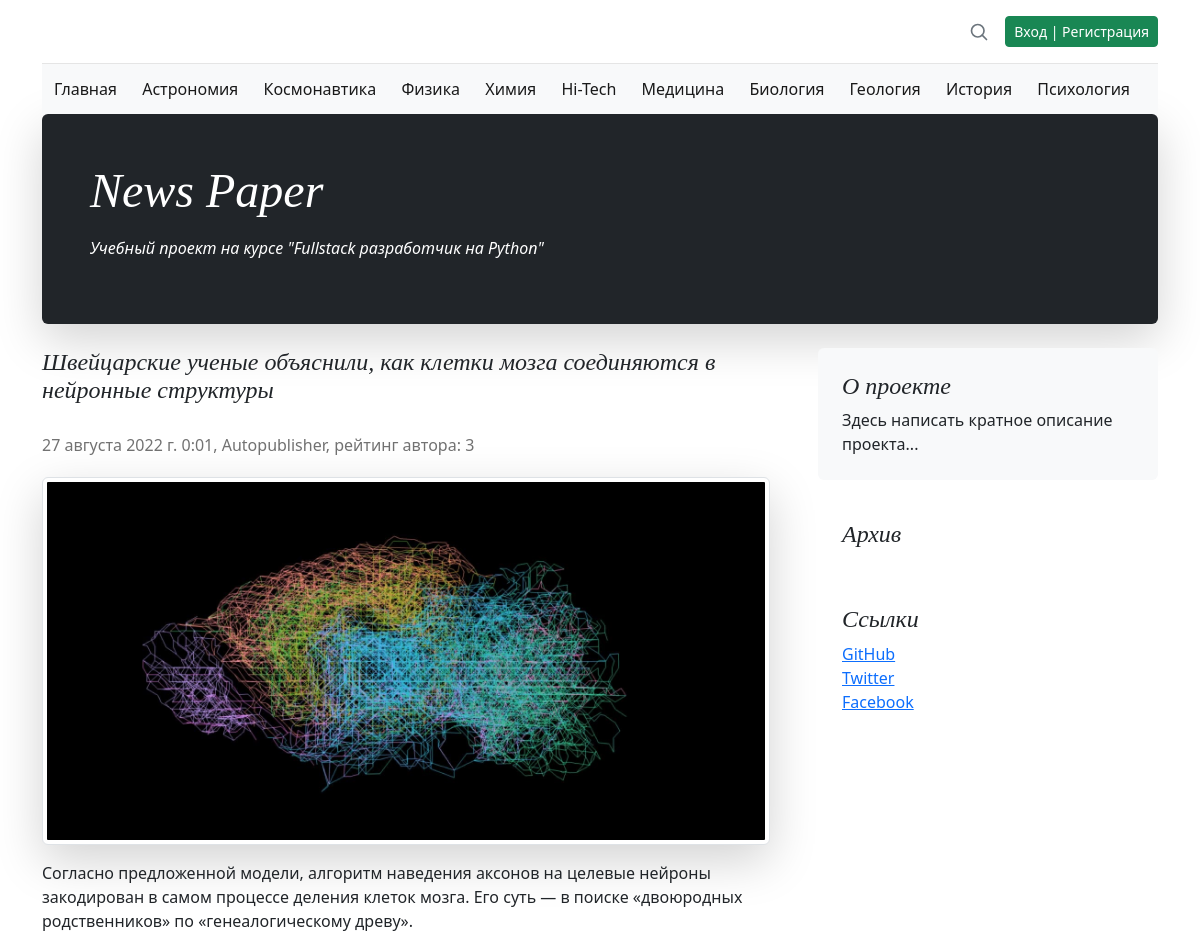
/123/ (upper part), run on an earlier commit of the app's database.
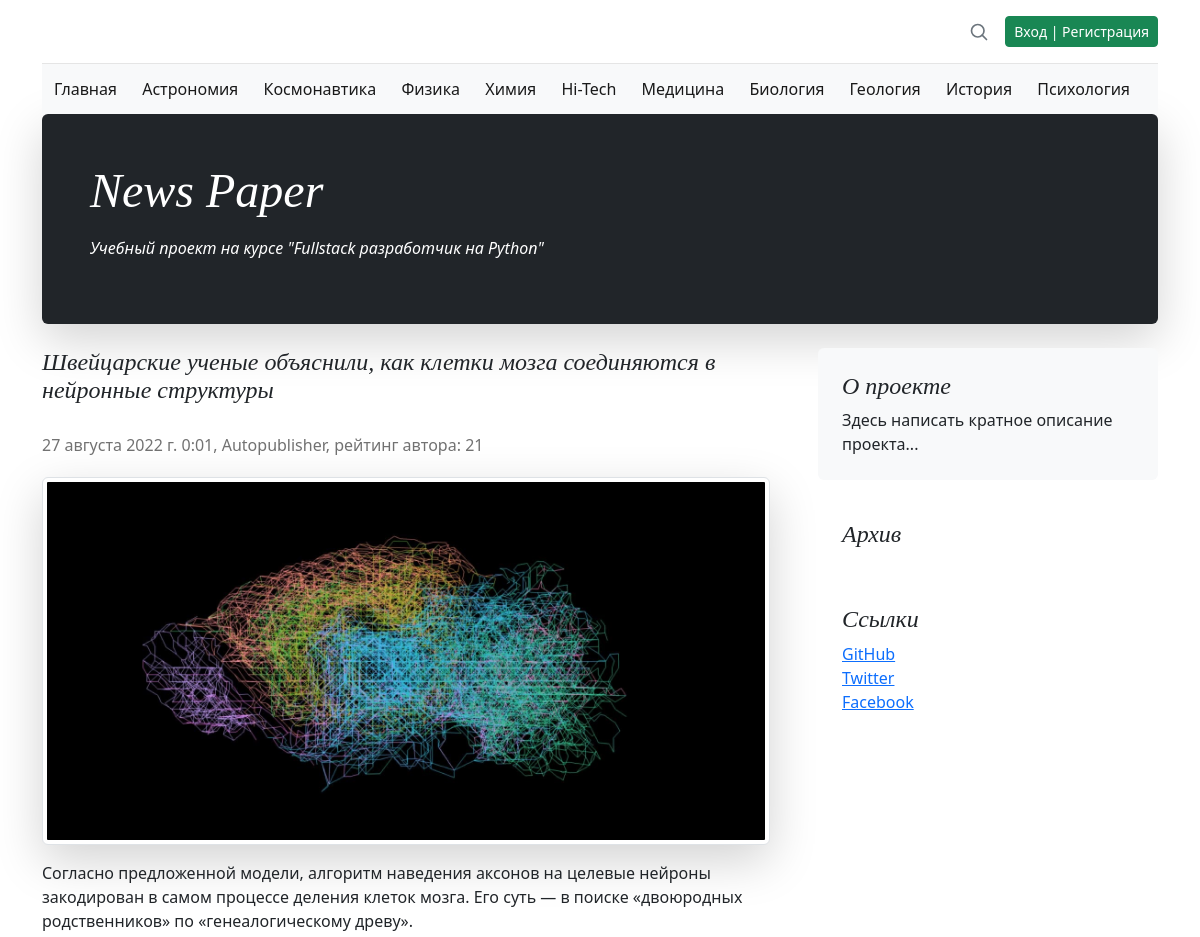
And on a later commit of the database.
### news/models.py (models this page shows, shortened)
class Post(models.Model):
    author_post = models.ForeignKey(
        Author,
        on_delete=models.CASCADE,
        verbose_name='Автор',
    )
    ARTICLE = 'ART'
    NEWS = 'NWS'
    CHOICE_CAT = [
        (ARTICLE, 'Статья'),
        (NEWS, 'Новость'),
    ]
    type_cat = models.CharField(
        max_length=3,
        choices=CHOICE_CAT,
        default=ARTICLE,
        verbose_name='Тип контента',
    )
    date_pub = models.DateTimeField(
        auto_now_add=True,
        verbose_name='Дата публикации',
    )
    post_cat = models.ManyToManyField(
        Category,
        through='PostCategory',
        verbose_name='Категория',
    )
    name = models.CharField(
        max_length=128,
        verbose_name='Название',
    )
    content = models.TextField(
        verbose_name='Контент',
    )
    content_rate = models.SmallIntegerField(
        default=0,
        verbose_name='Рейтинг',
    )
    content_image = models.ImageField(
        upload_to='images',
        verbose_name='Изображение',
        default='no_image.jpg',
    )
    class Meta:
        verbose_name = 'Пост'
        verbose_name_plural = 'Посты'

class Author(models.Model):
    author_user = models.OneToOneField(
        User,
        on_delete=models.CASCADE,
        verbose_name='Имя',
    )
    author_rate = models.SmallIntegerField(
        default=0,
        verbose_name='Рейтинг',
    )
    def __str__(self):
        return self.author_user.username
    class Meta:
        verbose_name = 'Автор'
        verbose_name_plural = 'Авторы'

### news/views.py (the view)
# urls.py: path('<int:pk>/', PostDetails.as_view(), name='detail'),
class PostDetails(DetailView):
    queryset = Post.objects.all().select_related()
    template_name = 'detail.html'
    context_object_name = 'content'
    def get_object(self, *args, **kwargs):
        obj = cache.get(f'post-{self.kwargs["pk"]}', None)
        if not obj:
            obj = super().get_object(queryset=self.queryset)
            cache.get(f'post-{self.kwargs["pk"]}', obj)
        return obj
    def get_context_data(self, **kwargs):
        context = super().get_context_data(**kwargs)
        context['category'] = cache_categories()
        context['comments'] = Comment.objects.select_related().filter(
            post_id=self.kwargs['pk']
        )
        context['post_category'] = PostCategory.objects.filter(
            post_id=self.object.pk
        ).select_related()
        context['is_subscribed'] = Category.objects.filter(
            subscribers=self.request.user.id
        ).values_list('name', flat=True)
        return context

### news/templatetags/censor.py (called while the page is built)
@register.filter()
def censor(in_text):
    censured_text = in_text
    with open('static/json/bad_words.json', 'r') as censor_file:
        bad_text = json.load(censor_file)
    for word in censured_text.split():
        if word.lower() in bad_text:
            censured_text = censured_text.replace(
                word,
                f'{word[0]}{"*" * (len(word) - 1)}'
            )
    return censured_text

### news/views.py (called while the page is built)
def cache_categories(time_cache=3600):
    return cache.get_or_set(
        'category',
        Category.objects.all(),
        time_cache
    )

### templates/detail.html (shortened to what this page needs)
{% extends 'default.html' %}
{% load i18n %}
{% load censor %}
{% block content %}
    <article class="blog-post">
        <h4 class="pb-1 mb-4 fst-italic">
            {{ content.name|censor }}
        </h4>
        <p class="blog-post-meta">
            {{ content.date_pub }}, {{ content.author_post }}, рейтинг автора: {{ content.author_post.author_rate }}
        </p>
        <img class="img-fluid  img-thumbnail shadow-lg" src="{{ content.content_image.url }}" alt="{{ content.name|censor }}">
        <p>{{ content.content|censor|safe }}</p>
    </article>
{% endblock content %}

What changed in the data, as far as the page shows it:
changed Post "Швейцарские ученые объяснили, как клетки мозга соединяются в нейронные структуры": author_post.author_rate "3" → "21"
